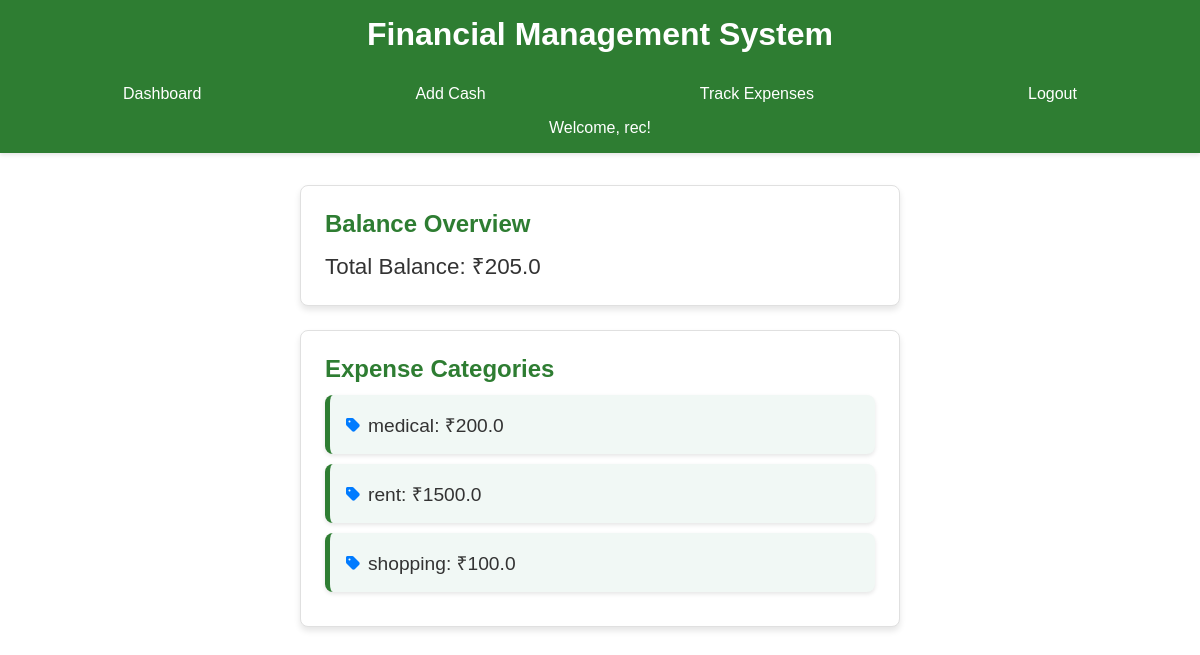
The app's page /dashboard (signed in) with its own data.
### app.py (models this page shows)
class Users(UserMixin, db.Model):
    id = db.Column(db.Integer, primary_key=True)
    username = db.Column(db.String(250), unique=True, nullable=False)
    password = db.Column(db.String(250), nullable=False)

class Expenses(db.Model):
    id = db.Column(db.Integer, primary_key=True)
    category = db.Column(db.String(50), nullable=False)
    amount = db.Column(db.Float, nullable=False)
    date = db.Column(db.DateTime, default=datetime.now(timezone.utc))  # Use timezone-aware UTC
    user_id = db.Column(db.Integer, db.ForeignKey('users.id'), nullable=False)
    user = db.relationship('Users', backref=db.backref('expenses', lazy=True))

### app.py (the view)
@app.route("/dashboard")
@login_required
def dashboard():
    total_balance = db.session.query(func.sum(Cash.amount)).filter_by(user_id=current_user.id).scalar() or 0
    total_expenses = db.session.query(func.sum(Expenses.amount)).filter_by(user_id=current_user.id).scalar() or 0
    remaining_balance = total_balance - total_expenses
    expenses_summary = db.session.query(
        Expenses.category,
        func.sum(Expenses.amount).label('total_amount')
    ).filter_by(user_id=current_user.id).group_by(Expenses.category).all()
    return render_template("dashboard.html",
                           total_balance=remaining_balance,
                           expenses_summary=expenses_summary,
                           username=current_user.username)

### app.py (called while the page is built)
@login_manager.user_loader
def load_user(user_id):
    return db.session.get(Users, int(user_id))

### templates/dashboard.html (shortened to what this page needs)
<!DOCTYPE html>
<html lang="en">
<head>
    <link rel="stylesheet" href="../static/dashboard.css">
    <link rel="stylesheet" href="https://cdnjs.cloudflare.com/ajax/libs/font-awesome/6.5.1/css/all.min.css" />
</head>
<body>
    <header>
        <h1>Financial Management System</h1>
        <nav class="navbar">
            <ul>
                <li><a href="{{ url_for('dashboard') }}">Dashboard</a></li>
                <li><a href="{{ url_for('add_cash') }}">Add Cash</a></li>
                <li><a href="{{ url_for('track_expenses') }}" class="{% if request.endpoint == 'track_expenses' %}active{% endif %}">Track Expenses</a></li>
                <li><a href="{{ url_for('logout') }}">Logout</a></li>
            </ul>
        </nav>
        <p>Welcome, {{ username }}!</p>
    </header>
    <main>
        <section class="balance-summary">
            <h2>Balance Overview</h2>
            <p>Total Balance: ₹<span id="total-balance">{{ total_balance if total_balance else 0 }}</span></p>
        </section>
        <section class="expense-summary">
            <h2>Expense Categories</h2>
            {% if expenses_summary %}
                {% for expense in expenses_summary %}
                <div class="expense-category">
                    {% if expense.category == 'Shopping' %}
                        <i class="fas fa-shopping-cart"></i>
                    {% elif expense.category == 'Rent' %}
                        <i class="fas fa-home"></i>
                    {% else %}
                        <i class="fas fa-tag"></i>
                    {% endif %}
                    <p>{{ expense.category }}: ₹{{ expense.total_amount }}</p>
                </div>
                {% endfor %}
            {% else %}
                <div class="expense-category">
                    <p>No expenses recorded.</p>
                </div>
            {% endif %}
        </section>
    </main>
</body>
</html>

### static/dashboard.css (style rules this page uses)
* { margin: 0; padding: 0; box-sizing: border-box; font-family: Arial, sans-serif; }
body { display: flex; flex-direction: column; align-items: center; background-color: #ffffff; color: #333; }
header { display: flex; flex-direction: column; align-items: center; background-color: #2e7d32; color: #ffffff; padding: 1em; text-align: center; width: 100%; box-shadow: 0px 2px 4px rgba(0, 0, 0, 0.1); }
header h1 { margin-bottom: 0.5em; }
.navbar { width: 100%; background-color: #2e7d32; }
nav ul { display: flex; justify-content: space-around; list-style-type: none; padding: 0.5em 0; margin: 0; }
nav ul li { flex-grow: 1; text-align: center; }
nav ul li a { display: inline-block; width: 100%; color: #ffffff; text-decoration: none; padding: 0.5em 0; border-radius: 5px; transition: background-color 0.2s; text-align: center; }
main { width: 90%; max-width: 600px; margin-top: 2em; }
.balance-summary, .expense-summary { background: #ffffff; padding: 1.5em; border-radius: 8px; margin-bottom: 1.5em; border: 1px solid #e0e0e0; box-shadow: 0 4px 6px rgba(0, 0, 0, 0.1); }
h2 { color: #2e7d32; margin-bottom: 0.5em; }
.balance-summary p { font-size: 1.4em; color: #333; }
.expense-category { display: flex; align-items: center; background-color: #f1f8f5; padding: 1em; border-radius: 8px; margin-top: 0.7em; border-left: 5px solid #2e7d32; box-shadow: 0 2px 4px rgba(0, 0, 0, 0.1); }
.expense-category p { color: #333; font-size: 1.2em; }
.expense-category { display: flex; align-items: center; margin: 10px 0; }
.expense-category i { margin-right: 8px; color: #007bff; }

### records on screen
Users: username "rec"
Expenses: category "medical", total_amount "200.0"
Expenses: category "rent", total_amount "1500.0"
Expenses: category "shopping", total_amount "100.0"

### other values on screen
{{ total_balance if total_balance else 0 }} "205.0"
